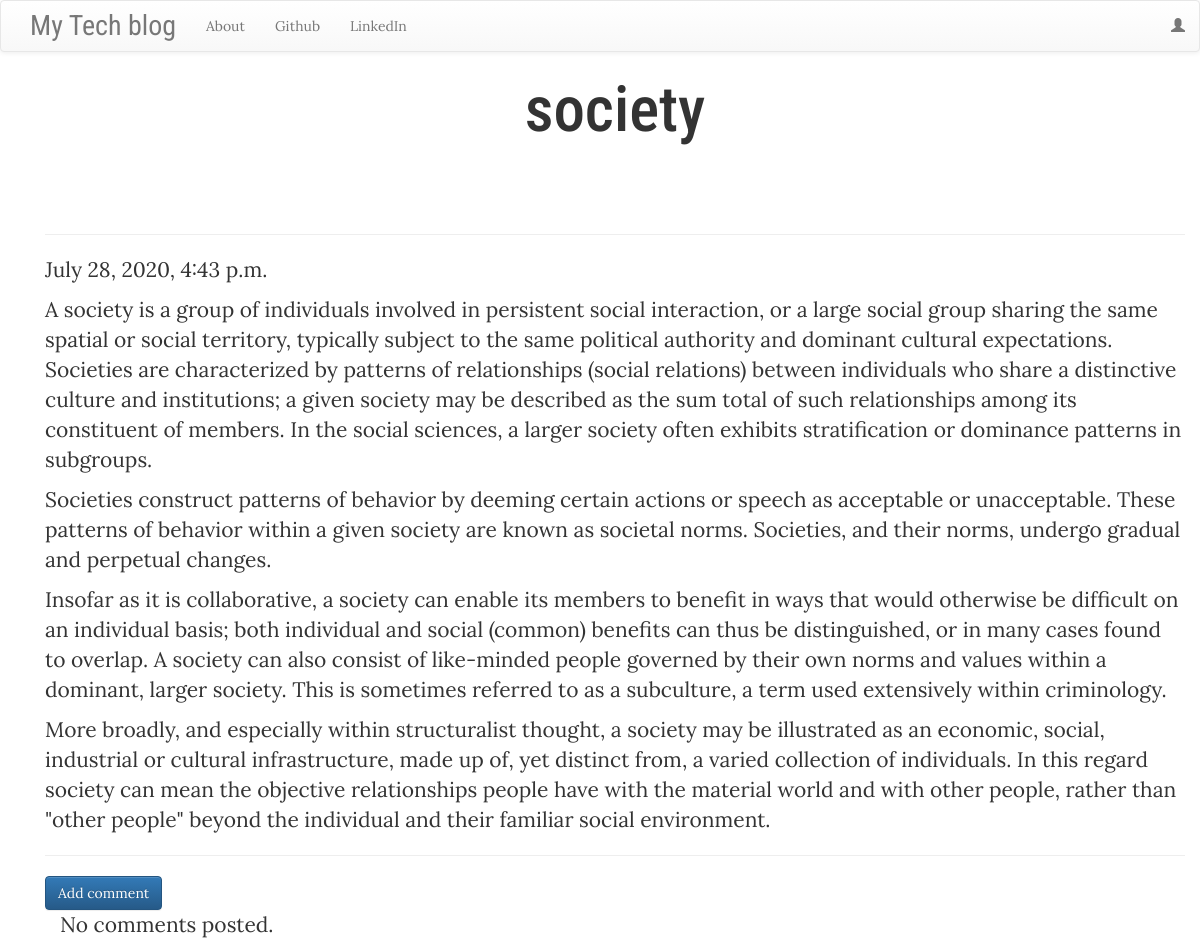
Screenshot of /post/11/ with the database file from the repository.
### blog/models.py (models this page shows, shortened)
class Post(models.Model):
    author=models.ForeignKey('auth.User',max_length=120,on_delete=models.DO_NOTHING)
    title=models.CharField(max_length=50)
    text=models.TextField()
    created_date=models.DateTimeField(default=timezone.now)
    published_date=models.DateTimeField(blank=True,null=True)

### blog/views.py (the view)
# urls.py: path('post/<int:pk>/',views.PostDetailView.as_view(),name='post_detail'),
class PostDetailView(DetailView):
    model = Post

### blog/templates/blog/post_detail.html (shortened to what this page needs)
{% extends 'blog/base.html' %}
{% block content %}
<div class="details container">
        <h1 class='posttitle loader'>{{ post.title }}</h1>
        <br>
        <br>
        <hr>
        {% if post.published_date %}
            <div class="date postdate">
                {{ post.published_date }}
            </div>
        {% else %}
            <a class="btn btn-default" href="{% url 'post_publish' pk=post.pk %}">Publish</a>
        {% endif %}
      <p class='postcontent' >{{ post.text|safe|linebreaksbr }}</p>
  <hr>
  <a class="btn btn-primary btn-comment" href="{% url 'add_comment_to_post' pk=post.pk %}">Add comment</a>
  <div class="container">
  {% for comment in post.comments.all %}
  <br>
      {% if user.is_authenticated or comment.approved_comment %}
              {{ comment.created_date }}
              {% if not comment.approved_comment %}
                  <a class="btn btn-default" href="{% url 'comment_remove' pk=comment.pk %}"><span class="glyphicon glyphicon-remove"></span></a>
                  <a class="btn btn-default" href="{% url 'comment_approve' pk=comment.pk %}"><span class="glyphicon glyphicon-ok"></span></a>
              {% endif %}
          <p>{{ comment.text|safe|linebreaks }}</p>
          <p>Posted by: <strong>{{ comment.author }}</strong></p>
      {% endif %}
  {% empty %}
      <p>No comments posted.</p>
  {% endfor %}
</div>
</div>
{% endblock %}

### blog/static/css/blog.css (style rules this page uses)
body { background:url("https://images.unsplash.com/photo-1530569673472-307dc017a82d?ixlib=rb-1.2.1&auto=format&fit=crop&w=500&q=60"); background-size: cover; }
.details { font-family: 'Lora', serif; font-size: 1.5em; }
.posttitle { text-align: center; font-family: 'Roboto Condensed', sans-serif; font-size: 3em; }
.postcontent { text-align: center; font-family: 'Lora', serif; }
body, html { margin: 0; padding: 0; height: 100%; }

### rows the page displays
Post: title "society", published_date "July 28, 2020, 4:43 p.m.", text "A society is a group of individuals involved in persistent social interaction, or a large social group sharing the same spatial or social territory, typically subject to the same political authority and dominant cultural expectations. Societies are characterized by patterns of relationships (social relations) between individuals who share a distinctive culture and institutions; a given society may be described as the sum total of such relationships among its constituent of members. In the social sciences, a larger society often exhibits stratification or dominance patterns in subgroups. Societies construct patterns of behavior by deeming certain actions or speech as acceptable or…"
